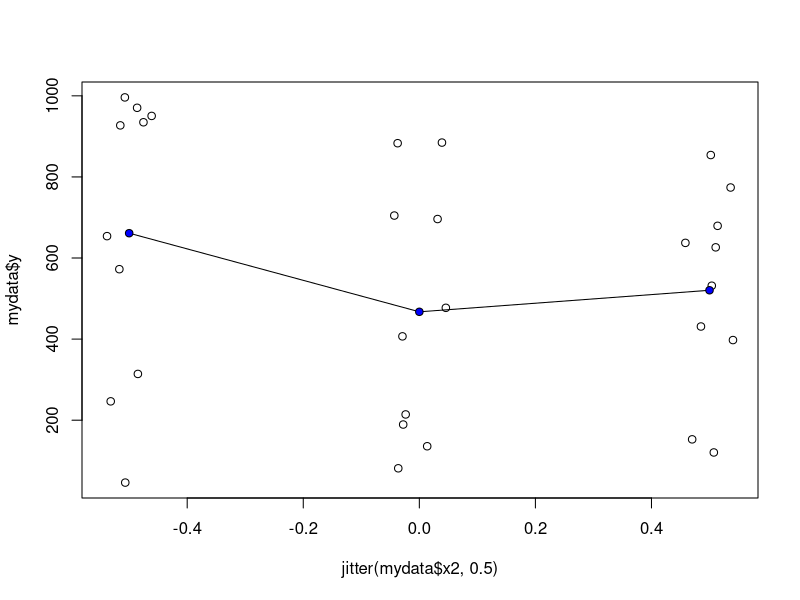
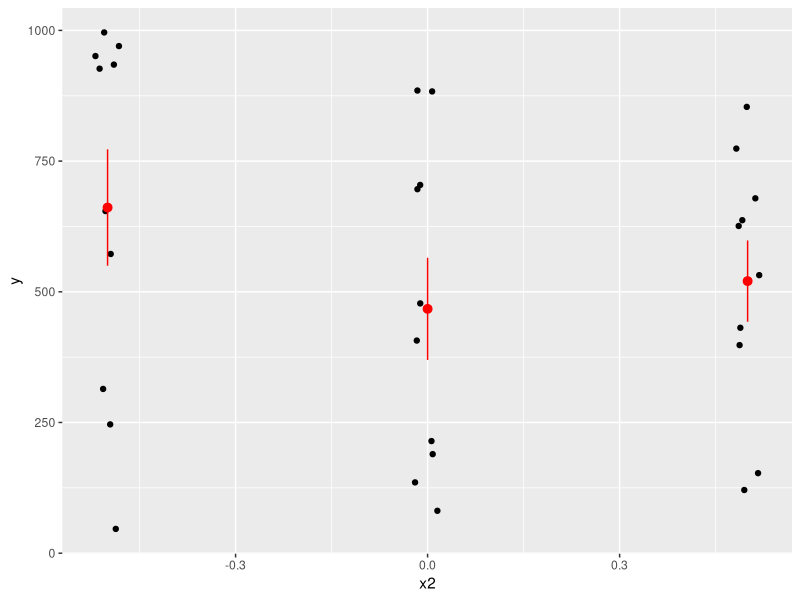
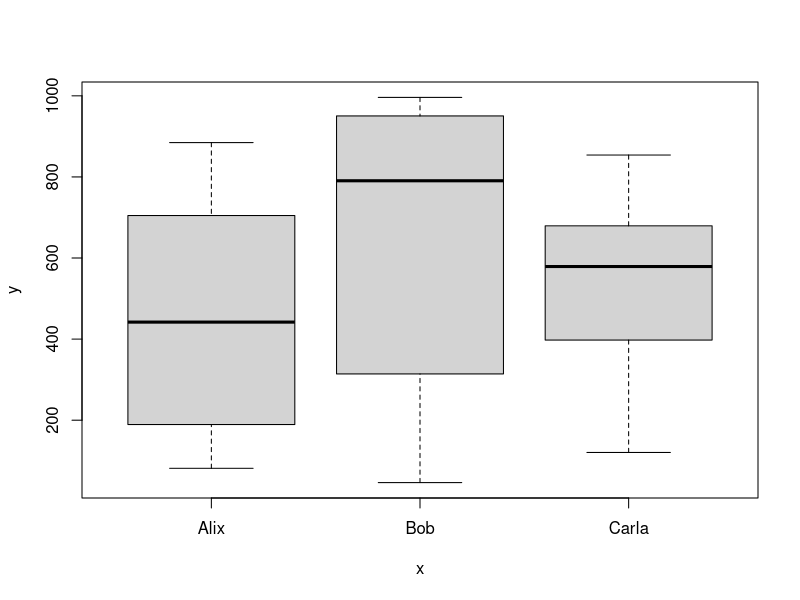
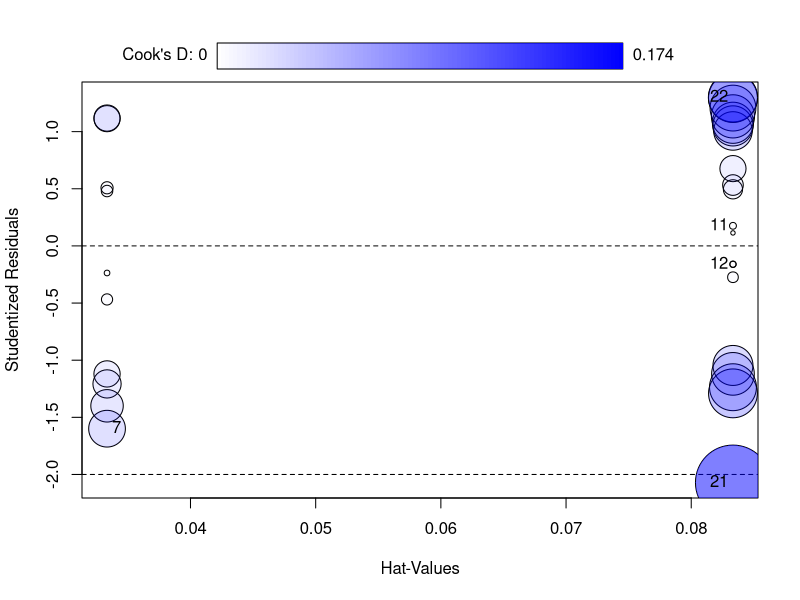

Here is the R script that generated these plots, in order:

  mycontrast<-function(data, var, contrast){
    
tmp<-data[,var] # temporary variable

tmp2<-data.frame(iv = tmp, index = 1:length(tmp))
# data frame that stores the original variable with an index

tmp3<-tmp2[order(tmp2$iv), ]
# order the levels of the variable in increasing order or by alphabetic order
# according to the type of variable

tmp3$iv2<-contrast[as.factor(tmp3$iv)] # apply the contrast

tmp4<-tmp3[order(tmp3$index), ] # re-order the levels like before ;-) ! 
tmp4$index<-NULL # useless now
colnames(tmp4)<-c(var,paste0(var,"_c")) # set column names

return(tmp4) # export a data frame
  }
  
# EXAMPLES-------------------------------------------
  
d<-data.frame(iv = as.vector(sapply(c("Alix","Carla", "Bob"),function(x) rep(x,10))))
d2<-data.frame(iv2 = as.vector(sapply(c(1,3,2),function(x) rep(x,4))))
  
mycontrast(data=d, var = "iv", contrast = c(0,-0.5,0.5))
mycontrast(data=d2, var = "iv2", contrast = c(25,0,-25))

# USE IT---------------------------------------------
mydata<-data.frame(y = runif(length(d$iv))*1000, x = d$iv)
# Oh no I want to make a contrast ... !
tmp<-mycontrast(data=mydata, var = "x", contrast = c(0,-0.5,0.5))
# So easy
mydata$x2<-tmp$x_c
# plot with plot
plot(x=jitter(mydata$x2,0.5) , y= mydata$y)
points(aggregate(y ~ x2, mydata, mean), type = "o",pch=21, bg = "blue")
# plot with ggplot
library(ggplot2)
ggplot(mydata, aes(x=x2, y = y))+geom_jitter(width=0.02)+stat_summary(col ="red")
# outlier
boxplot(y~x, mydata)
z<-lm(y~x2, mydata)
library(car)
influencePlot(z)
# etc...
